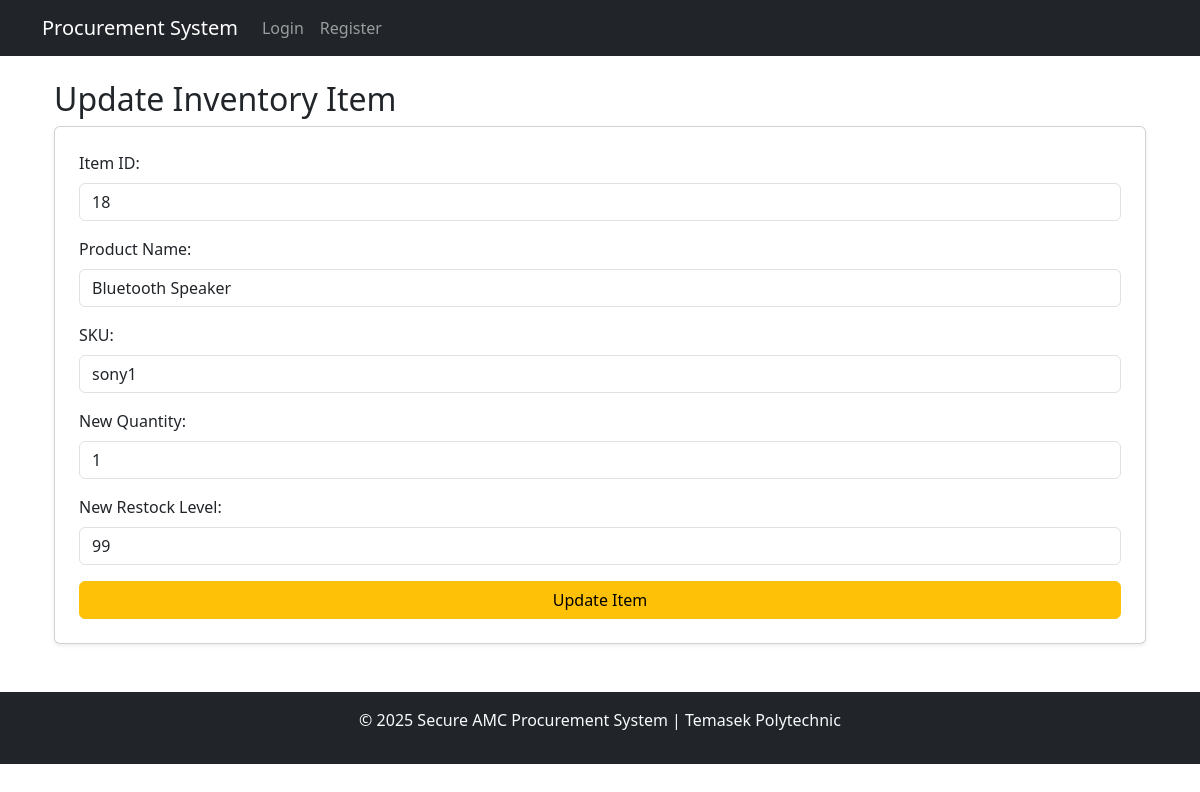
The app's page /inventory_system/update_item.php?id=18 with its own data.
### tables this page shows
CREATE TABLE `inventory` (
  `id` int(11) NOT NULL,
  `product_name` varchar(255) NOT NULL,
  `sku` varchar(100) NOT NULL,
  `quantity` int(11) NOT NULL,
  `restock_level` int(11) NOT NULL
);

### inventory_system/update_item.php (the view, shortened to what this page needs)
<?php
include 'header.php';
include 'db_connect.php';
$id = isset($_GET['id']) ? intval($_GET['id']) : 0;
$stmt = $conn->prepare("SELECT product_name, sku, quantity, restock_level FROM inventory WHERE id = ?");
$stmt->bind_param("i", $id);
$stmt->execute();
$result = $stmt->get_result();
$item = $result->fetch_assoc();
?>
<div class="container mt-4">
    <h2>Update Inventory Item</h2>
    <form method="POST" class="card p-4 shadow-sm">
        <div class="mb-3">
            <label class="form-label">Item ID:</label>
            <input type="number" name="id" class="form-control" value="<?php echo htmlspecialchars($id); ?>" readonly required>
        </div>
        <div class="mb-3">
            <label class="form-label">Product Name:</label>
            <input type="text" name="product_name" class="form-control" value="<?php echo htmlspecialchars($item['product_name']); ?>" required>
        </div>
        <div class="mb-3">
            <label class="form-label">SKU:</label>
            <input type="text" name="sku" class="form-control" value="<?php echo htmlspecialchars($item['sku']); ?>" required>
        </div>
        <div class="mb-3">
            <label class="form-label">New Quantity:</label>
            <input type="number" name="quantity" class="form-control" min="0" max="1000000" value="<?php echo htmlspecialchars($item['quantity']); ?>" required>
        </div>
        <div class="mb-3">
            <label class="form-label">New Restock Level:</label>
            <input type="number" name="restock_level" class="form-control" min="0" max="1000000" value="<?php echo htmlspecialchars($item['restock_level']); ?>" required>
        </div>
        <button type="submit" class="btn btn-warning">Update Item</button>
    </form>
</div>
<?php include 'footer.php'; ?>

### records on screen
inventory: product_name "Bluetooth Speaker", sku "sony1", quantity "1", restock_level "99"
